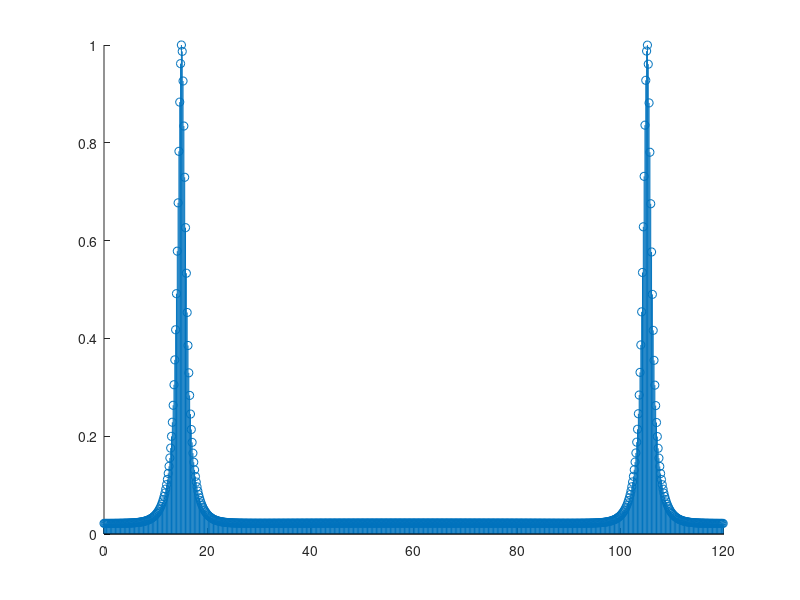
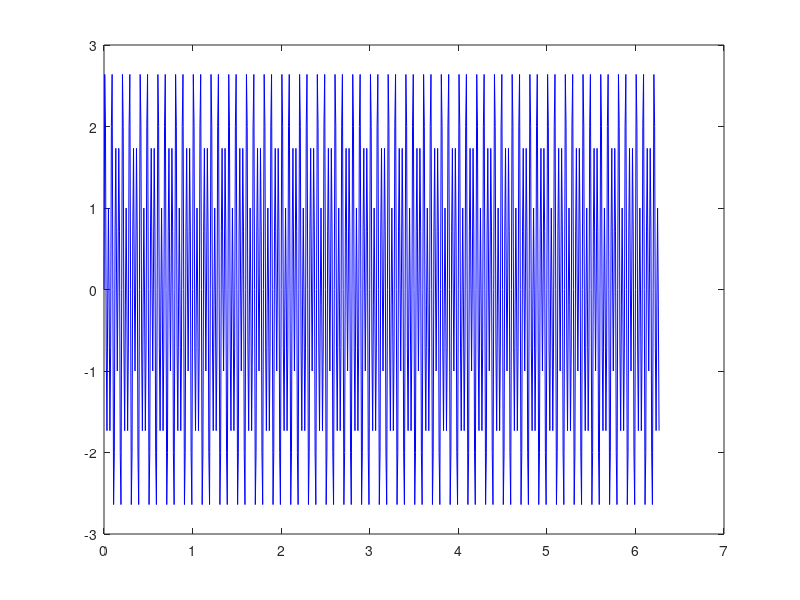
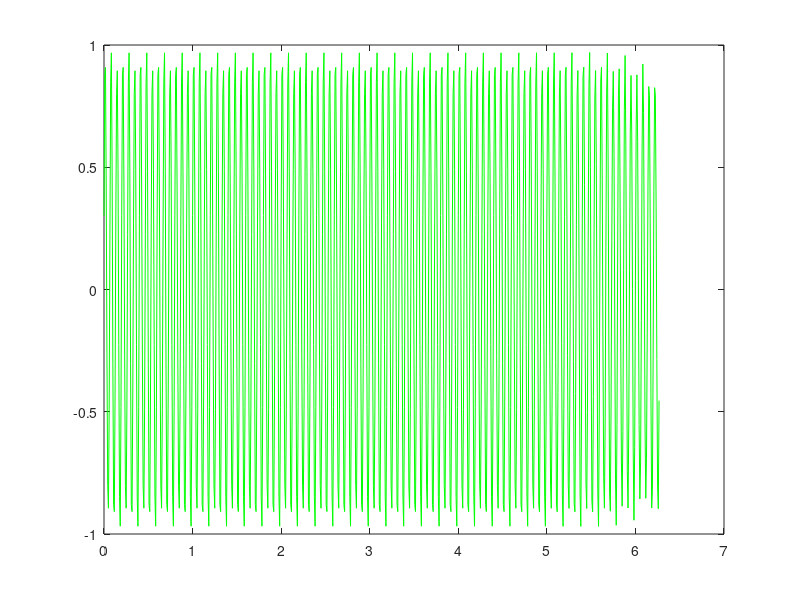
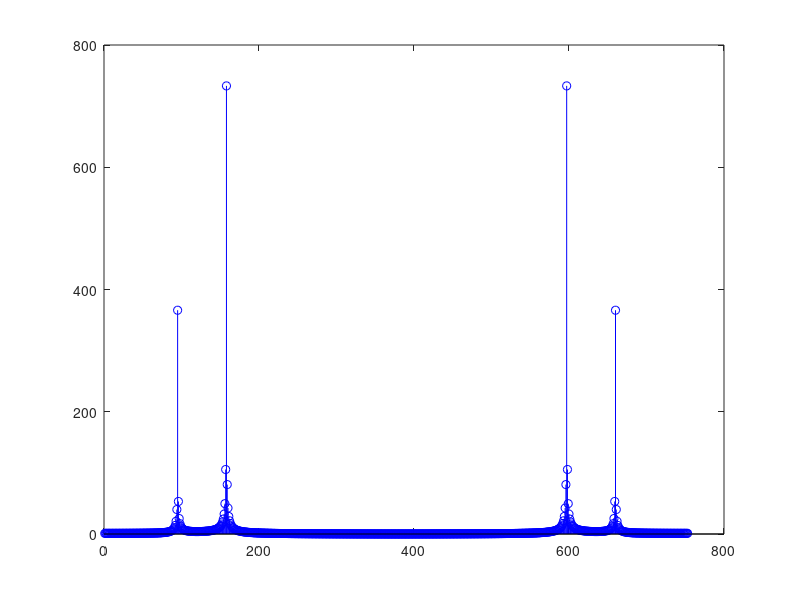

MATLAB code for these plots, in order:
2;
rp = 0.95;
rz = 0.8;
polos = [rp*exp(j*pi/4); rp*exp(j*-pi/4); rp*exp(j*pi/4); rp*exp(j*-pi/4)];
ceros = [rz*exp(j*pi/6); rz*exp(j*-pi/6); rz*exp(j*1/3*pi); rz*exp(j*-1/3*pi)];

%zplane(ceros, polos);

function h = transferencia(z,p,c)
    N = length(c);
    h1 = 1;
    for i=1:N
        h1 = h1*(z-c(i));
    end
    M = length(p);
    h2 = 1;
    for i=1:M
        h2 = h2*(z-p(i));
    end
    h = h1/h2;

endfunction

function [z,p] = normalizar(ceros, polos)
    N = length(ceros);
    M = length(polos);
    for i=1:N
        ceros(i) = ceros(i)/abs(ceros(i));
    end
    for i=1:M
        polos(i) = polos(i)/abs(polos(i));
    end
    z = ceros;
    p = polos;
endfunction

fm = 120;
df = 1/fm;
%t = [0:df:1-df];

w = [0:df:2*pi-df];
t = w;
fourier = exp(-j*w); %nosotros

%fourier = exp(j*t*2*pi); %escudero89

N = length(fourier);
dff = fm/N;

%[ceros,polos] = normalizar(ceros,polos);

h = zeros(1,length(fourier));
for i=1:length(fourier)
    h(i) = transferencia(fourier(i),polos,ceros);
end


h_norm = h/max(h); %normaliza

escala = [0:dff:length(h)*dff - dff];

senal = sin(2*pi*15*t) + 2*sin(2*pi*25*t);
y = real(ifft(fft(senal).*h_norm));
%y2 = conv(senal,real(ifft(h_norm)));

hold on;
figure(1);
stem(escala,abs(h_norm));
%figure(2);
%respuesta = freqz(ceros,polos,200,"whole");
%stem(abs(respuesta));
%stem(real(y));
figure(3);
plot(t,senal,'b');
figure(4);
plot(t,y,'g');
%figure(5);
%plot(y2,'w');

figure(6);
stem(abs(fft(senal)),'b');
figure(7);
stem(abs(fft(y)),'g');
%figure(8);
%stem(abs(fft(y2)),'w');


pause;
